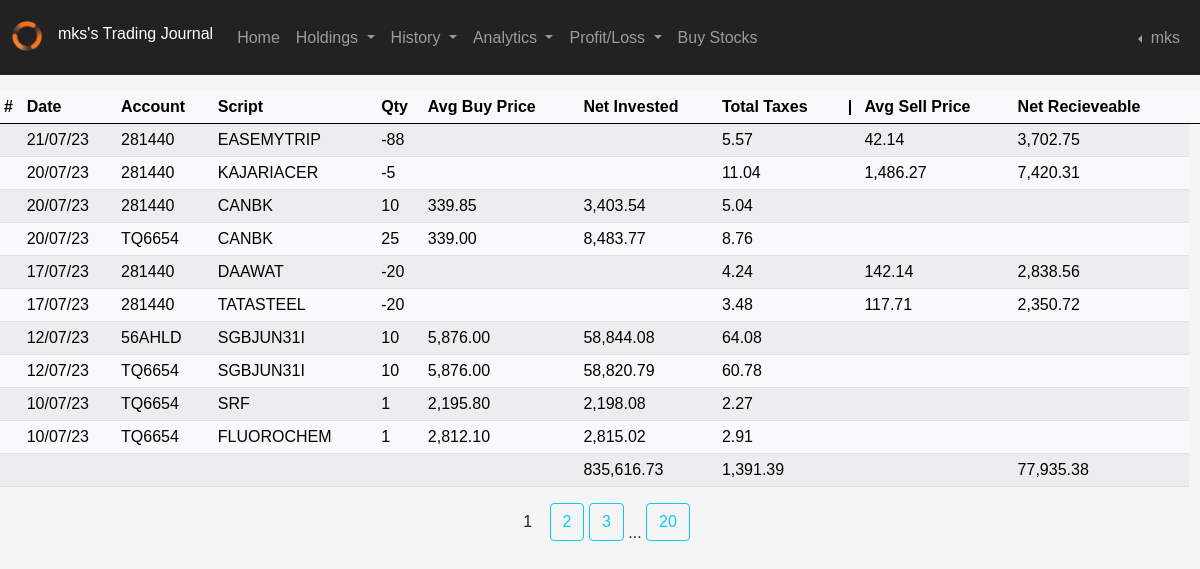
The app's page /profit_loss (signed in) with its own data.
### applications/models.py (models this page shows, shortened)
class Users(db.Model, UserMixin):
    __tablename__ = "users"
    id = db.Column(db.Integer(), primary_key=True, autoincrement=True, nullable=False)
    date = db.Column(db.DateTime, server_default=db.func.now(), nullable=False)
    username = db.Column(db.String(45), unique=True, nullable=False)
    email = db.Column(db.String(45), unique=True, nullable=False)
    hash_password = db.Column(db.String(60), nullable=False)
    last_logged = db.Column(db.DateTime, server_default=db.func.now(), server_onupdate=db.func.now(), nullable=False)
    script = db.relationship('Transactions', backref='owner_id', lazy=True)
    brokers = db.relationship('Brokers', backref="user_brokers", lazy=True)
    research = db.relationship('Research', backref="user_research", lazy=True)
    funds = db.relationship('Funds', backref="user_funds", lazy=True)
    @property
    def password(self):
        return self.password

class Transactions(db.Model):
    __tablename__ = "transactions"
    id = db.Column(db.Integer(), primary_key=True, autoincrement=True, nullable=False)
    user_id = db.Column(db.Integer(), db.ForeignKey('users.id', ondelete='CASCADE', deferrable=False))
    date = db.Column(db.DateTime, server_default=db.func.now(), nullable=False)
    trade_mode = db.Column(db.String(length=10), comment="Is it Delivery or Intraday" ,nullable=False)
    call = db.Column(db.String(length=10), comment="Buy/Sell", nullable=False)
    script = db.Column(db.String(length=45))
    price = db.Column(db.Float(), nullable=False)
    qty = db.Column(db.Integer(), nullable=False)
    brokerage_per_unit = db.Column(db.Float(), nullable=False)
    total_brokerage = db.Column(db.Float(), nullable=False)
    net_rate_per_unit = db.Column(db.Float(), nullable=False)
    net_total_before_levies = db.Column(db.Float(), nullable=False)
    transaction_chgs = db.Column(db.Float(), nullable=False)
    dp_chgs = db.Column(db.Float(), nullable=False)
    stt = db.Column(db.Float(), nullable=False)
    sebi_turnover_fees = db.Column(db.Float(), nullable=False)
    stamp_duty = db.Column(db.Float(), nullable=False)
    gst = db.Column(db.Float(), nullable=False)
    total_taxes = db.Column(db.Float(), nullable=False)
    net_total = db.Column(db.Float(), nullable=False)
    broker = db.Column(db.String(length=45))
    trading_code = db.Column(db.String(length=45), nullable=False)
    @property
    def uppercase_convertor(self):
        return self.script

### applications/routers/profit_loss_route.py (the view)
@app.route('/profit_loss', methods=['GET'])
@login_required
def profit_loss_page():
    trade_mode = "CNC"
    from applications.models import Transactions
    from applications.database import db
    from applications.forms import PLSearchForm
    pl_search_form = PLSearchForm()
    net_bal = []
    nb = 0
    for stocks_bought in Transactions.query.filter(Transactions.user_id == current_user.id, Transactions.trade_mode == trade_mode).all():
        results = stocks_bought.__dict__
        nb = nb + results['net_total']
        net_bal.append(nb)
    page = request.args.get('page', 1, int)
    stocks = Transactions.query.filter(Transactions.user_id == current_user.id, Transactions.trade_mode == trade_mode).order_by(Transactions.date.desc()).paginate(page=page, per_page=10)
    bottom_line_ni = db.session.query(func.sum(Transactions.net_total).label('net_investment')).filter(
                                        Transactions.call == "Buy", Transactions.user_id == current_user.id, Transactions.trade_mode == trade_mode).first()
    bottom_line_tt = db.session.query(func.sum(Transactions.total_taxes).label('total_taxes')).filter(
                                        Transactions.user_id == current_user.id, Transactions.trade_mode == trade_mode).first()
    bottom_line_ss = db.session.query(func.sum(Transactions.net_total).label('net_recievable')).filter(
                                        Transactions.call == "Sell", Transactions.user_id == current_user.id, Transactions.trade_mode == trade_mode).first()
    return render_template('profit_loss.html', pl_search_form=pl_search_form, net_bal=net_bal, stocks=stocks, bottom_line_ni=bottom_line_ni, bottom_line_tt=bottom_line_tt, bottom_line_ss=bottom_line_ss)

### applications/models.py (called while the page is built)
@login_manager.user_loader
def load_user(user_id):
    return Users.query.get(int(user_id))

### applications/routers/layout_route.py (called while the page is built)
@app.context_processor
def layout_page():
    acs_form = AutoCompleteSearchForm()
    return dict(acs_form=acs_form)

### applications/templates/profit_loss.html (shortened to what this page needs)
{% extends 'layout.html' %}
{% block content %}
<div>
    <table class="table table-light table-striped table-sm table-sm">
        <thead>
            <tr>
                <th>#</th>
                <th>Date</th>
                <th>Account</th>
                <th>Script</th>
                <th>Qty</th>
                <th>Avg Buy Price</th>
                <th>Net Invested</th>
                <th>Total Taxes</th>
                <th>|</th>
                <th>Avg Sell Price</th>
                <th>Net Recieveable</th>
                <th></th>
            </tr>
        </thead>
        <tbody>
            {% for pl in stocks.items %}
            {% set outer_loop = loop %}
            {% for nb in net_bal %}
            {% if outer_loop.index0 == loop.index0 %}
            {% set nr = 0 %}
            {% set ni = 0 %}
            <tr>
                <td></td>
                <td>{{ pl.date.strftime('%d/%m/%y') }}</td>
                <td>{{ pl.trading_code }} </td>
                {% if '_' in pl.script %}
                     <td>{{ pl.script | replace('_', '&') }}</td>
                {% else %}
                    <td>{{ pl.script }}</td>
                {% endif %}
                <td>{{ pl.qty }}</td>
                {% if pl.qty > 0 %}
                <td>{{ format_price(pl.net_rate_per_unit ) }}</td>
                {% else %}
                <td></td>
                {% endif %}
                {% if pl.qty > 0 %}
                <td>{{ format_price(pl.net_total) }}</td>
                {% else %}
                <td></td>
                {% endif %}
                <td>{{ format_price(pl.total_taxes) }}</td>
                <td></td>
                {% if pl.qty < 0 %}
                    <td>{{ format_price(pl.net_rate_per_unit |abs) }}</td>
                {% else %}
                    <td></td>
                {% endif %}
                {% if pl.qty < 0 %}
                    <td>{{ format_price(pl.net_total |abs) }}</td>
                {% else %}
                    <td></td>
                {% endif %}
            </tr>
            {% endif %}
            {% endfor %}
            {% endfor %}
            <tr>
                <td colspan="6"></td>
                <td>{{ format_price(bottom_line_ni.net_investment) }}</td>
                <td>{{ format_price(bottom_line_tt.total_taxes) }}</td>
                <td colspan="2"></td>
                {% if bottom_line_ss.net_recievable == None %}
                    {% set recievable = 0.00%}
                {% else %}
                    {% set recievable = (bottom_line_ss.net_recievable |abs) %}
                {% endif %}
                <td>{{ format_price (recievable) }}</td>
            </tr>
        </tbody>
    </table>
    <div class="text-center paginated">
        {% for page in stocks.iter_pages(left_edge=1, right_edge=1, left_current=1, right_current=2) %}
            {% if page %}
                {% if stocks.page == page %}
                    <a class="btn mb-4" id="btn-current" href="{{ url_for('profit_loss_page', page=page) }}">{{ page }}</a>
                {% else %}
                    <a class="btn btn-outline-info mb-4" href="{{ url_for('profit_loss_page', page=page) }}">{{ page }}</a>
                {% endif %}
            {% else %}
                ...
            {% endif %}
        {% endfor %}
    </div>
</div>
{% endblock content %}
{%- macro format_price(price, thousand_separator=',', decimal_separator='.', decimal_places=2) -%}
{%- set price_as_string = price | string -%}
{%- set price_split = price_as_string.split('.') -%}
{%- set price_integer = price_split[0] -%}
{%- if price_split | count > 1 -%}
{%- set price_fraction = price_split[1] -%}
{%- if price_fraction | length < decimal_places -%}
{%- set price_fraction = price_fraction.ljust(decimal_places, '0') -%}
{%- else -%}
{%- set price_fraction = price_fraction[:decimal_places] -%}
{%- endif -%}
{%- else -%}
{%- set price_fraction = '' -%}
{%- endif -%}
{%- set formatted_price_integer = price_integer | reverse | batch(3) | map('join', '') | join(thousand_separator) | reverse -%}
{%- if price_fraction != '' -%}
{%- set formatted_price = formatted_price_integer ~ decimal_separator ~ price_fraction -%}
{%- else -%}
{%- set formatted_price = formatted_price_integer-%}
{%- endif -%}
{{- formatted_price -}} {%- endmacro -%}

### applications/templates/layout.html (shortened to what this page needs)
<!doctype html>
<html lang="en">
  <head>
    <link href="https://cdn.jsdelivr.net/npm/bootstrap@5.0.2/dist/css/bootstrap.min.css" rel="stylesheet">
    <link href="{{ url_for('static', filename='style.css')}}" rel="stylesheet" type="text/css">
  </head>
  <body>
    <nav class="navbar sticky-top navbar-expand-sm navbar-dark">
        <div class="container-fluid">
          {% if current_user.is_authenticated %}
          <div class="collapse navbar-collapse" id="navbarSupportedContent">
            <div class="logo_nav">
              <img class='mb-1' src="{{ url_for('static', filename='images/nav_dark_logo.png') }}" height=30 width=30 alt="Website Logo">
              <h6 class="title">{{current_user.username}}'s Trading Journal</h6>
            </div>
            <ul class="navbar-nav me-auto mb-2 mb-lg-0">
              <li class="nav-item">
                <a class="nav-link" href="{{ url_for('home_page') }}">Home</a>
              </li>
                <li class="nav-item dropdown">
                  <a class="nav-link dropdown-toggle" href="#" id="navbarDropdown" role="button" data-bs-toggle="dropdown" aria-expanded="false mx-50">
                    Holdings
                  </a>
                </li>
              <li class="nav-item dropdown">
                <a class="nav-link dropdown-toggle" href="#" id="navbarDropdown" role="button" data-bs-toggle="dropdown" aria-expanded="false mx-50">
                  History
                </a>
              </li>
              <li class="nav-item dropdown">
                <a class="nav-link dropdown-toggle" href="#" id="navbarDropdown" role="button" data-bs-toggle="dropdown" aria-expanded="false mx-50">
                  Analytics
                </a>
              </li>
              <li class="nav-item dropdown">
                <a class="nav-link dropdown-toggle" href="#" id="navbarDropdown" role="button" data-bs-toggle="dropdown" aria-expanded="false mx-50">
                  Profit/Loss
                </a>
              </li>
              <li class="nav-item">
                <a class="nav-link" href="{{ url_for('buy_page') }}">Buy Stocks</a>
              </li>
            </ul>
              <div class="d-flex navbar-nav">
                <li class="nav-item dropdown dropstart">
                  <a class="nav-link dropdown-toggle" href="#" id="navbarDropdown" role="button" data-bs-toggle="dropdown" aria-expanded="false mx-50">
                    {{ current_user.username }}
                  </a>
                </li>
              </div>
            {% endif %}
          </div>
        </div>
    </nav>
    <div class="row">
      <div class="col-4"></div>
      <div class="col-4"></div>
    </div>
    {% block content %}
    {% endblock content %}
  </body>
</html>

### applications/static/style.css (style rules this page uses)
body { background-color: whitesmoke; font-family: sans-serif; }
h6.title, div.user_settings, div.table { padding-left: 1rem; padding-right: 1rem; padding-top: 1rem; padding-bottom: 1rem; }
nav { background-color: #222222; color: white; }
.logo_nav { display: flex; align-items: center; }

### records on screen
Users: username "mks"
Transactions: date "21/07/23", trading_code "281440", script "EASEMYTRIP", qty "-88", net_bal "5.57 42.14 3,702.75"
Transactions: date "20/07/23", trading_code "281440", script "KAJARIACER", qty "-5", net_bal "11.04 1,486.27 7,420.31"
Transactions: date "20/07/23", trading_code "281440", script "CANBK", qty "10", net_bal "339.85 3,403.54 5.04"
Transactions: date "20/07/23", trading_code "TQ6654", script "CANBK", qty "25", net_bal "339.00 8,483.77 8.76"
Transactions: date "17/07/23", trading_code "281440", script "DAAWAT", qty "-20", net_bal "4.24 142.14 2,838.56"
Transactions: date "17/07/23", trading_code "281440", script "TATASTEEL", qty "-20", net_bal "3.48 117.71 2,350.72"
Transactions: date "12/07/23", trading_code "56AHLD", script "SGBJUN31I", qty "10", net_bal "5,876.00 58,844.08 64.08"
Transactions: date "12/07/23", trading_code "TQ6654", script "SGBJUN31I", qty "10", net_bal "5,876.00 58,820.79 60.78"
Transactions: date "10/07/23", trading_code "TQ6654", script "SRF", qty "1", net_bal "2,195.80 2,198.08 2.27"
Transactions: date "10/07/23", trading_code "TQ6654", script "FLUOROCHEM", qty "1", net_bal "2,812.10 2,815.02 2.91"

### other values on screen
{{ page }} "1"
{{ page }} "2" "3" "20"
